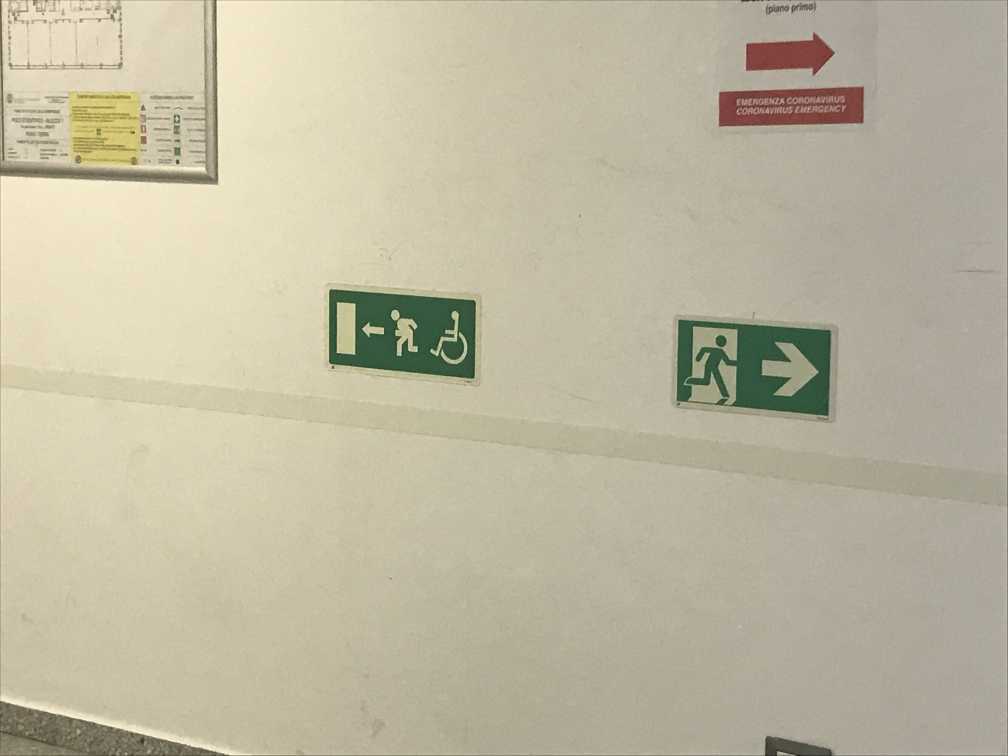
#> input picture dataset/image11.jpg, 4032 x 3024 px (shown at 1/4 size)
$ python main.py
#> lines starting #> are read from the running program, lines starting #| are printed output that depends on the picture; after the words box and inside, x2 and y2 are one past the last pixel; in counts of white or black regions, pixels touching at a corner belong together
### roi.py
import cv2 as cv
import numpy as np
import matplotlib.pyplot as plt


def preprocess(img):
    # apply CLAHE only to the luminance channel in the LAB color space
    # this way we increase contrast without impacting colors so much

    #  Converting image to LAB Color model
    lab= cv.cvtColor(img, cv.COLOR_BGR2LAB)

    # Splitting the LAB image to different channels
    l, a, b = cv.split(lab)

    # Applying CLAHE to L-channel
    clahe = cv.createCLAHE(clipLimit=2.0, tileGridSize=(8,8))
    cl = clahe.apply(l)

    # Merge the CLAHE enhanced L-channel with the a and b channel
    limg = cv.merge((cl,a,b))

    # Converting image from LAB Color model to RGB model
    lab_clahe = cv.cvtColor(limg, cv.COLOR_LAB2BGR)

    # blurring to reduce noise
    blur = cv.GaussianBlur(lab_clahe, (5,5), 0)

    return blur


def findRoi(img):
    # conversion to HSV
    hsv = cv.cvtColor(img, cv.COLOR_BGR2HSV)

    # color thresholding

    # range of green in the dataset
    lower_green = np.array([60,40,0])
    upper_green = np.array([95, 255,255])


    # Threshold the HSV image
    mask = cv.inRange(hsv, lower_green, upper_green)


    # perform closing operation to try to find more closed contours
    kernel = cv.getStructuringElement(cv.MORPH_RECT,(15,15))
    mask = cv.morphologyEx(mask, cv.MORPH_CLOSE, kernel)


    edges = cv.Canny(mask, 50, 200)
    contours, _ = cv.findContours(edges, cv.RETR_EXTERNAL, cv.CHAIN_APPROX_SIMPLE)


    # approximate contours
    for i, cnt in enumerate(contours):
        epsilon = 0.08*cv.arcLength(cnt,True)
        contours[i] = cv.approxPolyDP(cnt,epsilon,True)

    # convexity correction
    contours = [cv.convexHull(c) for c in contours]

    # filter by number of edges
    contours = [cnt for cnt in contours if len(cnt) == 4]

    # filter by area
    contours = [cnt for cnt in contours if cv.contourArea(cnt) >= 5000]

    return contours


def order_points(pts):
    # list of coordinates orderd as:
    # top-lef, top-right, bottom-right, bottom-left
    rect = np.zeros((4, 2), dtype = "float32")

    # the top-left point will have the smallest sum
    # the bottom-right point will have the largest sum
    s = pts.sum(axis = 1)
    rect[0] = pts[np.argmin(s)]
    rect[2] = pts[np.argmax(s)]

    # compute the difference between the points
    # top-right point will have the smallest difference
    # bottom-left will have the largest difference
    diff = np.diff(pts, axis = 1)
    rect[1] = pts[np.argmin(diff)]
    rect[3] = pts[np.argmax(diff)]

    # return the ordered coordinates
    return rect


def correctPerspective(contours, img):

    signs = []

    for cnt in contours:
        pts = cnt.reshape(4, 2)

        # rect = tl, tr, br, bl
        rect = order_points(pts)
        (tl, tr, br, bl) = rect

        # compute destination dimensions

        # compute width of the warped image
        # maximum distance between bottom-right and bottom-left
        # x-coordiates or the top-right and top-left x-coordinates
        widthA = np.sqrt(((br[0] - bl[0]) ** 2) + ((br[1] - bl[1]) ** 2))
        widthB = np.sqrt(((tr[0] - tl[0]) ** 2) + ((tr[1] - tl[1]) ** 2))
        maxWidth = max(int(widthA), int(widthB))

        # compute height of the warped image
        # maximum distance between the top-right and bottom-right
        # y-coordinates or the top-left and bottom-left y-coordinates
        heightA = np.sqrt(((tr[0] - br[0]) ** 2) + ((tr[1] - br[1]) ** 2))
        heightB = np.sqrt(((tl[0] - bl[0]) ** 2) + ((tl[1] - bl[1]) ** 2))
        maxHeight = max(int(heightA), int(heightB))

        # compute destination box coordinates
        dst = np.array([
            [0, 0],
            [maxWidth - 1, 0],
            [maxWidth - 1, maxHeight - 1],
            [0, maxHeight - 1]], dtype = "float32")


        # compute the perspective transform matrix and then apply it
        M = cv.getPerspectiveTransform(rect, dst)
        warped = cv.warpPerspective(img, M, (maxWidth, maxHeight))

        signs.append(warped)

    return signs

### detect.py
import cv2 as cv
import numpy as np
import os


# [66 lines left out: function findArrow, not called in this run]


def detectSign(target):
    # list containing the tuple (template, NAME)
    template = [
        # [7 lines of commented-out code are left out]
        (cv.imread(os.path.join('dataset', 'template', 'down-arrow-small.png'), 0), "ARROW DOWN", 2 ),
        (cv.imread(os.path.join('dataset', 'template', 'right.jpg'), 0), "RIGHT SIGN", 0 ) ,
        (cv.imread(os.path.join('dataset', 'template', 'left.jpg'), 0), "LEFT SIGN", 1 ),
        (cv.imread(os.path.join('dataset', 'template', 'down.png'), 0), "DOWN SIGN", 1 ),
        (cv.imread(os.path.join('dataset', 'template', 'right-hand.jpg'), 0), "RIGHT HANDICAPPED SIGN", 0 ),
        (cv.imread(os.path.join('dataset', 'template', 'left-hand.jpg'), 0), "LEFT HANDICAPPED SIGN", 1 ),
        (cv.imread(os.path.join('dataset', 'template', 'right-stairs.jpg'), 0), "RIGHT STAIRS", 0 ),
        (cv.imread(os.path.join('dataset', 'template', 'left-stairs.jpg'), 0), "LEFT STAIRS", 1 ),
        (cv.imread(os.path.join('dataset', 'template', 'right-emergency.jpg'), 0), "RIGHT EMERGENCY", 0 ),
        (cv.imread(os.path.join('dataset', 'template', 'left-emergency.jpg'), 0), "LEFT EMERGENCY", 1 ),
        (cv.imread(os.path.join('dataset', 'template', 'door-down.png'), 0), "DOWN DOOR", 2),
        (cv.imread(os.path.join('dataset', 'template', 'calm.png'), 0), "CALM", 3 )
    ]

    # to display the match and print the number
    DEBUG = False

    # hyperparameter to set, if there are less than this number of points the image is not detected
    MIN_MATCH_COUNT = 12

    # knn
    K = 2

    detected = []
    for _ in template:
        detected.append(0)

    # Initiate SIFT detector
    sift = cv.SIFT_create()

    # find the keypoints and descriptors with SIFT
    kp2, des2 = sift.detectAndCompute(target,None)

    for index, temp in enumerate(template):

        # find the keypoints and descriptors with SIFT
        kp1, des1 = sift.detectAndCompute(temp[0],None)

        # terminate if it is not possible to compute a descriptor for the image
        if des2 is None:
            print('No descriptor found for the sign')
            return detected

        # terminate if there are not enough keypoints for knn
        if len(kp2) < K:
            print('Not enough keypoints')
            return detected

        # flann matcher and its parameters
        FLANN_INDEX_KDTREE = 1
        index_params = dict(algorithm = FLANN_INDEX_KDTREE, trees = 5)
        search_params = dict(checks = 50)

        flann = cv.FlannBasedMatcher(index_params, search_params)

        # match points
        matches = flann.knnMatch(des1,des2,k=K)

        # store all the good matches as per Lowe's ratio test.
        good = []
        for m,n in matches:
            if m.distance < 0.6*n.distance:
                good.append(m)

        if len(good)>MIN_MATCH_COUNT:
            # visualize the matches
            if DEBUG:
                src_pts = np.float32([ kp1[m.queryIdx].pt for m in good ]).reshape(-1,1,2)
                dst_pts = np.float32([ kp2[m.trainIdx].pt for m in good ]).reshape(-1,1,2)

                M, mask = cv.findHomography(src_pts, dst_pts, cv.RANSAC,5.0)

                # check if a homography can be computed
                if M is not None:
                    matchesMask = mask.ravel().tolist()

                    h,w = temp[0].shape[:2]
                    pts = np.float32([ [0,0],[0,h-1],[w-1,h-1],[w-1,0] ]).reshape(-1,1,2)

                    dst = cv.perspectiveTransform(pts,M)

                    target = cv.polylines(target,[np.int32(dst)],True,255,3, cv.LINE_AA)
                    print("Found %d points: %s" % (len(good),temp[1]))
                else:
                    print('Cannot compute homography')

            # store the numbers of point detected, so if we find two opposite sign we can keep the higher
            # (# of points, LABEL, direction)
            detected[index] = (len(good), temp[1], temp[2])
        else:
            if DEBUG:
                print ("Not enough matches are found - %d/%d: NO %s" % (len(good),MIN_MATCH_COUNT,temp[1]))

            matchesMask = None


        if DEBUG:
            draw_params = dict(matchColor = (0,255,0), # draw matches in green color
                        singlePointColor = None,
                        matchesMask = matchesMask, # draw only inliers
                        flags = 2)
            vis = cv.drawMatches(temp[0],kp1,target,kp2,good,None,**draw_params)
            cv.imshow('Matches', vis)
            cv.waitKey(0)

    # return a list containing the detected object found, 0 not found
    # each sign corresponds to a particular index in the list
    # see the template list to see which index each sign corresponds to
    return detected

### main.py
# -*- coding: utf-8 -*-

import cv2 as cv
import numpy as np
import os
import roi
import detect as det


img = cv.imread(os.path.join('dataset', 'image11.jpg'))
#> img is the input picture: shape (3024, 4032, 3); mean B, G, R 161.2, 184.1, 190.6

# pre-process the image to increase contrast and reduce noise
pre = roi.preprocess(img)
#> in preprocess, `lab= cv.cvtColor(img, cv.COLOR_BGR2LAB)`: lab: shape (3024, 4032, 3); mean of channels 0, 1, 2 190.5, 126.4, 140.5
#> in preprocess, `cl = clahe.apply(l)`:
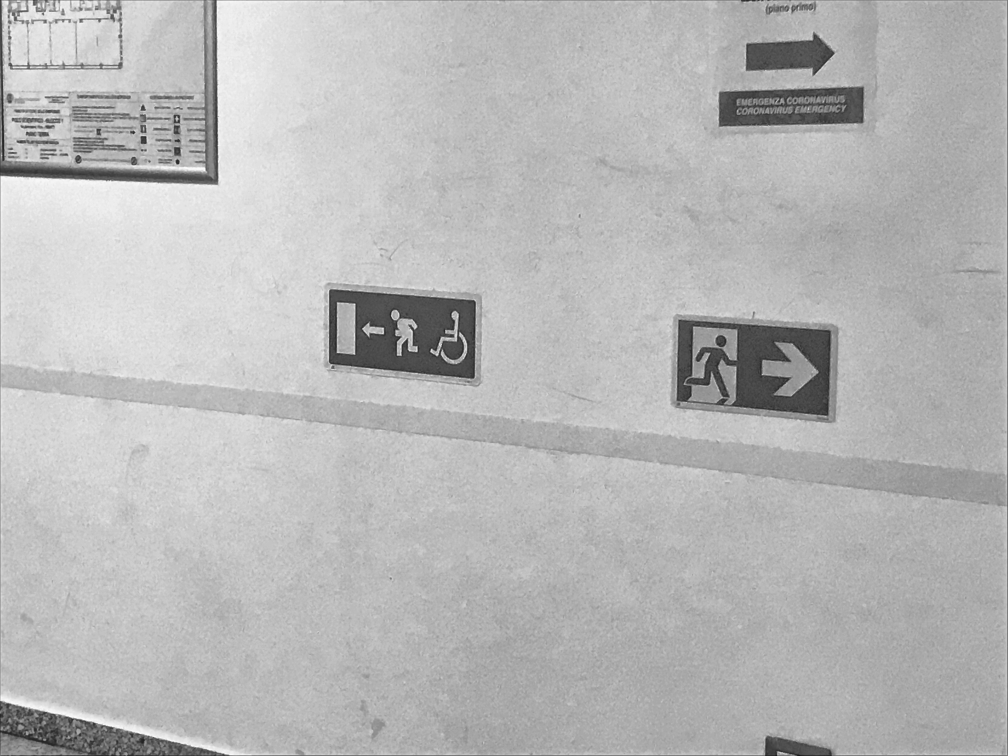
#> cl: shape (3024, 4032) (shown at 1/4 size); min 12, max 255, mean 183.2
#> in preprocess, `limg = cv.merge((cl,a,b))`: limg: shape (3024, 4032, 3); mean of channels 0, 1, 2 183.2, 126.4, 140.5

# find contours of candidate signs
contours = roi.findRoi(pre)
#> in findRoi, `hsv = cv.cvtColor(img, cv.COLOR_BGR2HSV)`: hsv: shape (3024, 4032, 3); mean H, S, V 23.9, 43.1, 183.6
#> in findRoi, `mask = cv.inRange(hsv, lower_green, upper_green)`:
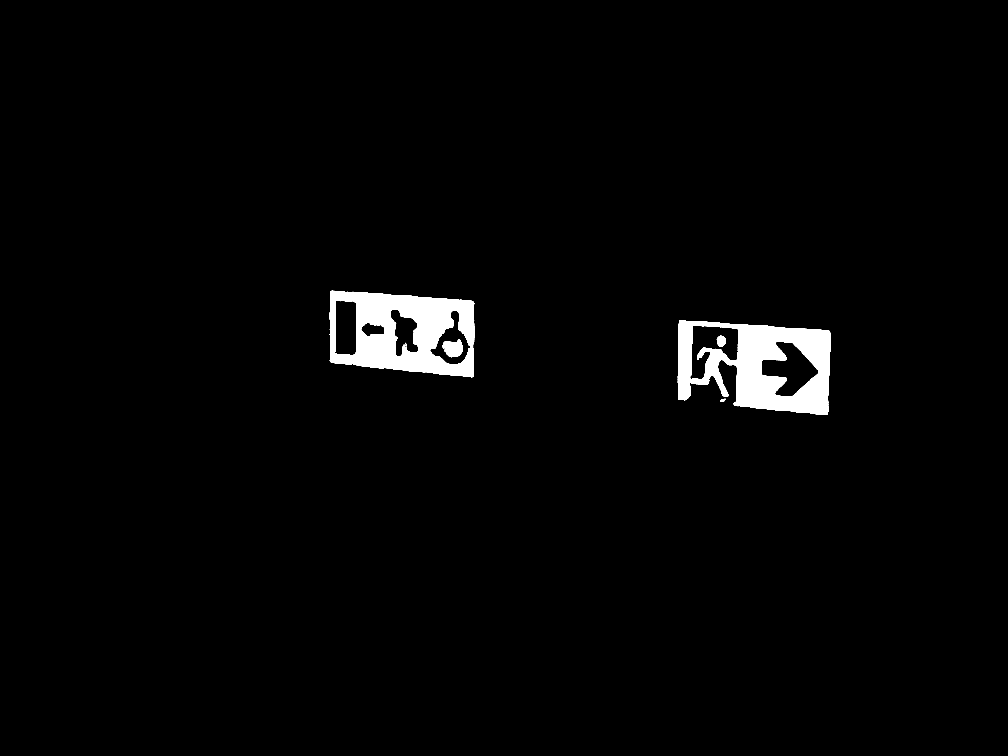
#> mask: shape (3024, 4032) (shown at 1/4 size); 2.1% white; 9 white regions (3 under 20 px), largest, box (x1, y1, x2, y2) and area: (2711, 1281, 3322, 1660) 128113, (1319, 1163, 1898, 1509) 121243, (1770, 1356, 1852, 1429) 4105, (2867, 1343, 2904, 1387) 1181, (2880, 1595, 2902, 1608) 165, (1620, 1371, 1626, 1378) 20
#> in findRoi, `mask = cv.morphologyEx(mask, cv.MORPH_CLOSE, kernel)`: mask: shape (3024, 4032); 2.1% white; 3 white regions, box (x1, y1, x2, y2) and area: (2711, 1281, 3322, 1660) 130509, (1319, 1163, 1898, 1509) 122258, (1770, 1356, 1852, 1429) 4137
#> in findRoi, `edges = cv.Canny(mask, 50, 200)`: edges: shape (3024, 4032); 0.07% white in thin lines or dots, all inside (x1, y1, x2, y2) = (1318, 1162, 3322, 1660)
#> in findRoi, `contours, _ = cv.findContours(edges, cv.RETR_EXTERNAL, cv.CHAIN_APPROX..`: contours = 2 contours; box (x1, y1, x2, y2) and area: (2710, 1280, 3322, 1660) 179862, (1318, 1162, 1898, 1509) 171725
#> the loop in findRoi, `for i, cnt in enumerate(contours):` made 2 passes
#> epsilon on passes 1 to 2: 198, 143
#> after the loop in findRoi, `for i, cnt in enumerate(contours):`: contours = 2 contours; box (x1, y1, x2, y2) and area: (2713, 1282, 3315, 1658) 195392, (1322, 1164, 1894, 1507) 166725

if len(contours) == 0:
    print('No sign detected')
else:
    # visualize contours
    vis = img.copy()
    cv.drawContours(vis, contours, -1, (0,255,0), 2)
    cv.imshow('IMG', vis)
    cv.waitKey(0)
    cv.destroyAllWindows()

    # perspective correction
    signs = roi.correctPerspective(contours, img)
#> the loop in correctPerspective, `for cnt in contours:` made 2 passes
#> (pts, s in order_points, diff in order_points, widthA, widthB, maxWidth, heightA, heightB) on passes 1 to 2: ([[3314, 1321], [3311, 1657], [2713, 1599], [2716, 1282]], [4635, 4968, 4312, 3998], [-1993, -1654, -1114, -1434], 600.8, 599.3, 600, 336, 317), ([[1892, 1205], [1893, 1506], [1322, 1448], [1323, 1164]], [3097, 3399, 2770, 2487], [-687, -387, 126, -159], 573.9, 570.5, 573, 301, 284)
#> pass 1, in correctPerspective, `warped = cv.warpPerspective(img, M, (maxWidth, maxHeight))`:
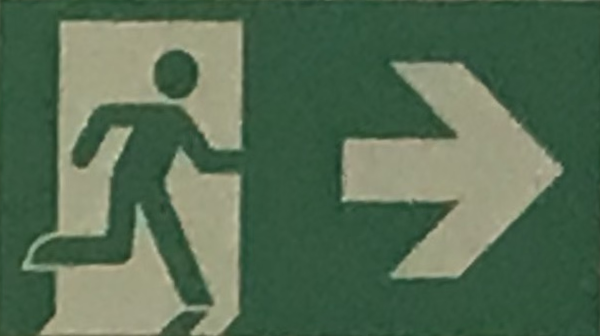
#> warped: shape (336, 600, 3); mean B, G, R 83.5, 108.7, 85.7
#> pass 2, in correctPerspective, `warped = cv.warpPerspective(img, M, (maxWidth, maxHeight))`:
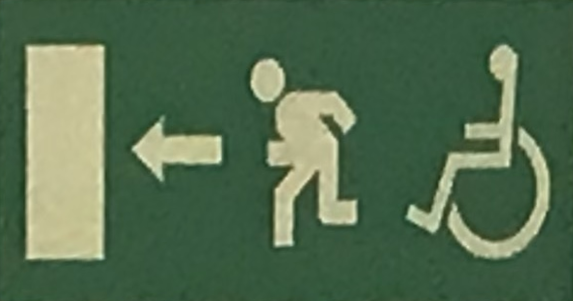
#> warped: shape (301, 573, 3); mean B, G, R 79.1, 108.6, 83.2
#> after the loop in correctPerspective, `for cnt in contours:`: signs = 2 items
#> signs = 2 items

    print('Detecting signs')

    # identify signs keeping the best match
    for s in signs:
        found = det.detectSign(s)
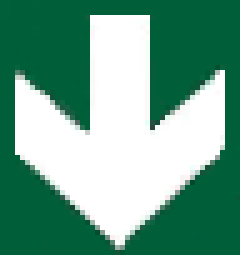
#> input picture dataset/template/down-arrow-small.png, 48 x 51 px (shown 5 times larger)
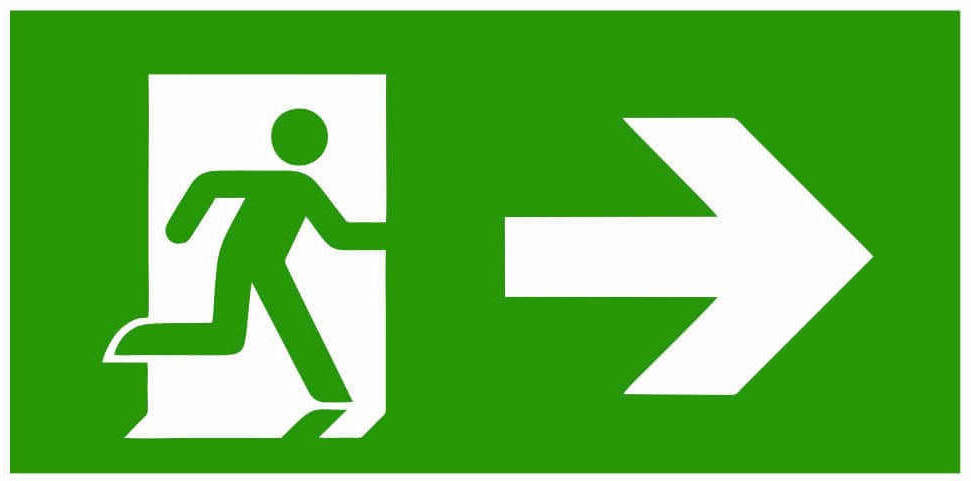
#> input picture dataset/template/right.jpg, 971 x 481 px
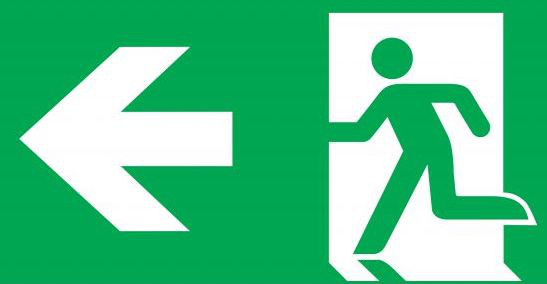
#> input picture dataset/template/left.jpg, 547 x 284 px
#> the loop in detectSign, `for _ in template:` made 12 passes
#> after the loop in detectSign, `for _ in template:`: detected = [0, 0, 0, 0, 0, 0, 0, 0, 0, 0, 0, 0]
#> in detectSign, `kp2, des2 = sift.detectAndCompute(target,None)`: kp2 = 282 keypoints; strongest (x, y, size): (178, 72, 27.4), (27, 265, 7.1), (117, 139, 16.8), (84, 154, 16.2)
#> the loop in detectSign, `for index, temp in enumerate(template):` made 4 passes
#> matches on passes 1 to 3: 17 matches, 286 matches, 133 matches
#> after the loop in detectSign, `for index, temp in enumerate(template):`: detected = [0, (46, 'RIGHT SIGN', 0), (18, 'LEFT SIGN', 1), 0, 0, 0, 0, 0, 0, 0, 0, 0]
#> (the run stopped early here; a loop or call above may not have finished)
